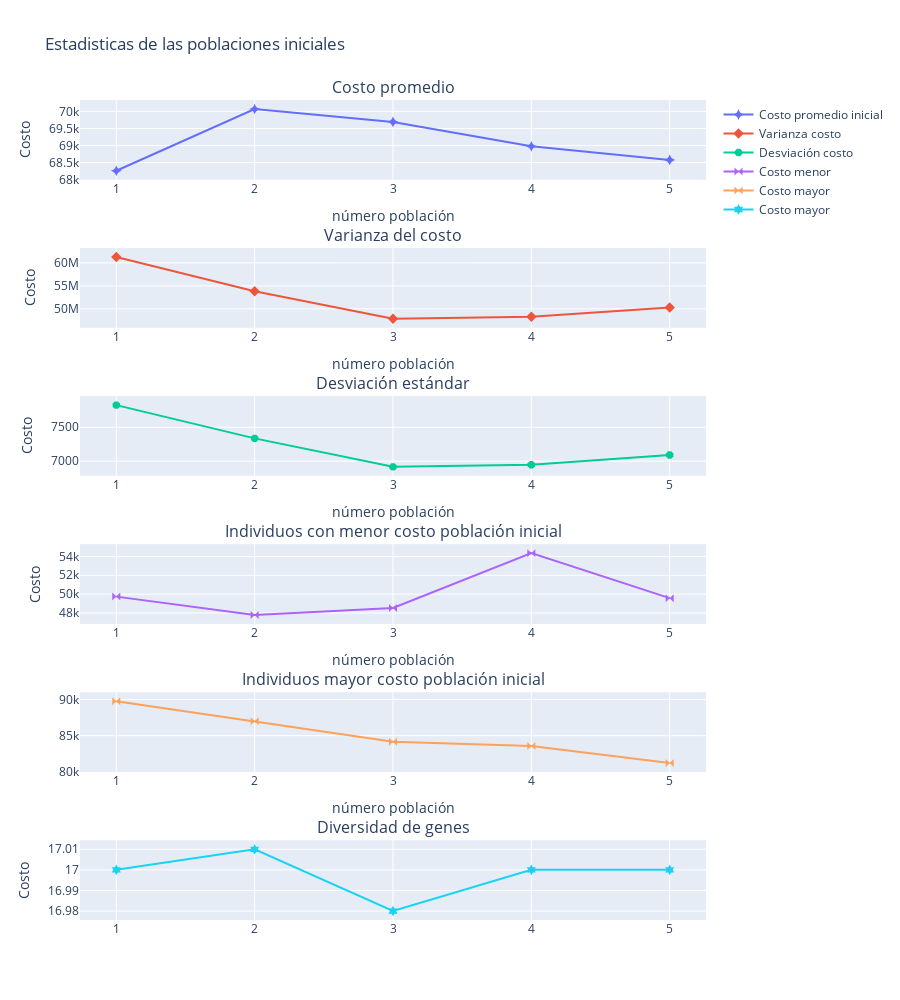

Notebook cell for this chart:
### Code cell
intial_stats(pobs, "Estadisticas de las poblaciones iniciales")

### Figure 1 — Plotly figure (JSON) as saved in the notebook; plotly's stock layout.template omitted (floating-point values rounded to 4 significant figures)
{"data": [{"marker": {"size": 8, "symbol": "star-diamond"}, "mode": "markers+lines", "name": "Costo promedio inicial", "type": "scatter", "x": [1, 2, 3, 4, 5], "xaxis": "x", "y": [68260.0, 70070.0, 69690.0, 68980.0, 68580.0], "yaxis": "y"}, {"marker": {"size": 8, "symbol": "diamond-x"}, "mode": "markers+lines", "name": "Varianza costo", "type": "scatter", "x": [1, 2, 3, 4, 5], "xaxis": "x2", "y": [61270000.0, 53820000.0, 47830000.0, 48280000.0, 50280000.0], "yaxis": "y2"}, {"marker": {"size": 8, "symbol": "octagon"}, "mode": "markers+lines", "name": "Desviación costo", "type": "scatter", "x": [1, 2, 3, 4, 5], "xaxis": "x3", "y": [7827.0, 7336.0, 6916.0, 6948.0, 7091.0], "yaxis": "y3"}, {"marker": {"size": 8, "symbol": "bowtie"}, "mode": "markers+lines", "name": "Costo menor", "type": "scatter", "x": [1, 2, 3, 4, 5], "xaxis": "x4", "y": [49740.0, 47800.0, 48540.0, 54340.0, 49580.0], "yaxis": "y4"}, {"marker": {"size": 8, "symbol": "bowtie"}, "mode": "markers+lines", "name": "Costo mayor", "type": "scatter", "x": [1, 2, 3, 4, 5], "xaxis": "x5", "y": [89780.0, 86980.0, 84150.0, 83550.0, 81210.0], "yaxis": "y5"}, {"marker": {"size": 8, "symbol": "hexagram"}, "mode": "markers+lines", "name": "Costo mayor", "type": "scatter", "x": [1, 2, 3, 4, 5], "xaxis": "x6", "y": [17, 17.01, 16.98, 17, 17], "yaxis": "y6"}], "layout": {"annotations": [{"font": {"size": 16}, "showarrow": false, "text": "Costo promedio", "x": 0.5, "xanchor": "center", "xref": "paper", "y": 1.0, "yanchor": "bottom", "yref": "paper"}, {"font": {"size": 16}, "showarrow": false, "text": "Varianza del costo", "x": 0.5, "xanchor": "center", "xref": "paper", "y": 0.8194, "yanchor": "bottom", "yref": "paper"}, {"font": {"size": 16}, "showarrow": false, "text": "Desviación estándar", "x": 0.5, "xanchor": "center", "xref": "paper", "y": 0.6389, "yanchor": "bottom", "yref": "paper"}, {"font": {"size": 16}, "showarrow": false, "text": "Individuos con menor costo población inicial", "x": 0.5, "xanchor": "center", "xref": "paper", "y": 0.4583, "yanchor": "bottom", "yref": "paper"}, {"font": {"size": 16}, "showarrow": false, "text": "Individuos mayor costo población inicial", "x": 0.5, "xanchor": "center", "xref": "paper", "y": 0.2778, "yanchor": "bottom", "yref": "paper"}, {"font": {"size": 16}, "showarrow": false, "text": "Diversidad de genes", "x": 0.5, "xanchor": "center", "xref": "paper", "y": 0.09722, "yanchor": "bottom", "yref": "paper"}], "height": 1000, "title": {"text": "Estadisticas de las poblaciones iniciales"}, "width": 900, "xaxis": {"anchor": "y", "domain": [0, 1], "title": {"text": "número población"}}, "xaxis2": {"anchor": "y2", "domain": [0, 1], "title": {"text": "número población"}}, "xaxis3": {"anchor": "y3", "domain": [0, 1], "title": {"text": "número población"}}, "xaxis4": {"anchor": "y4", "domain": [0, 1], "title": {"text": "número población"}}, "xaxis5": {"anchor": "y5", "domain": [0, 1], "title": {"text": "número población"}}, "xaxis6": {"anchor": "y6", "domain": [0, 1]}, "yaxis": {"anchor": "x", "domain": [0.9028, 1.0], "title": {"text": "Costo"}}, "yaxis2": {"anchor": "x2", "domain": [0.7222, 0.8194], "title": {"text": "Costo"}}, "yaxis3": {"anchor": "x3", "domain": [0.5417, 0.6389], "title": {"text": "Costo"}}, "yaxis4": {"anchor": "x4", "domain": [0.3611, 0.4583], "title": {"text": "Costo"}}, "yaxis5": {"anchor": "x5", "domain": [0.1806, 0.2778]}, "yaxis6": {"anchor": "x6", "domain": [0, 0.09722], "title": {"text": "Costo"}}}}
